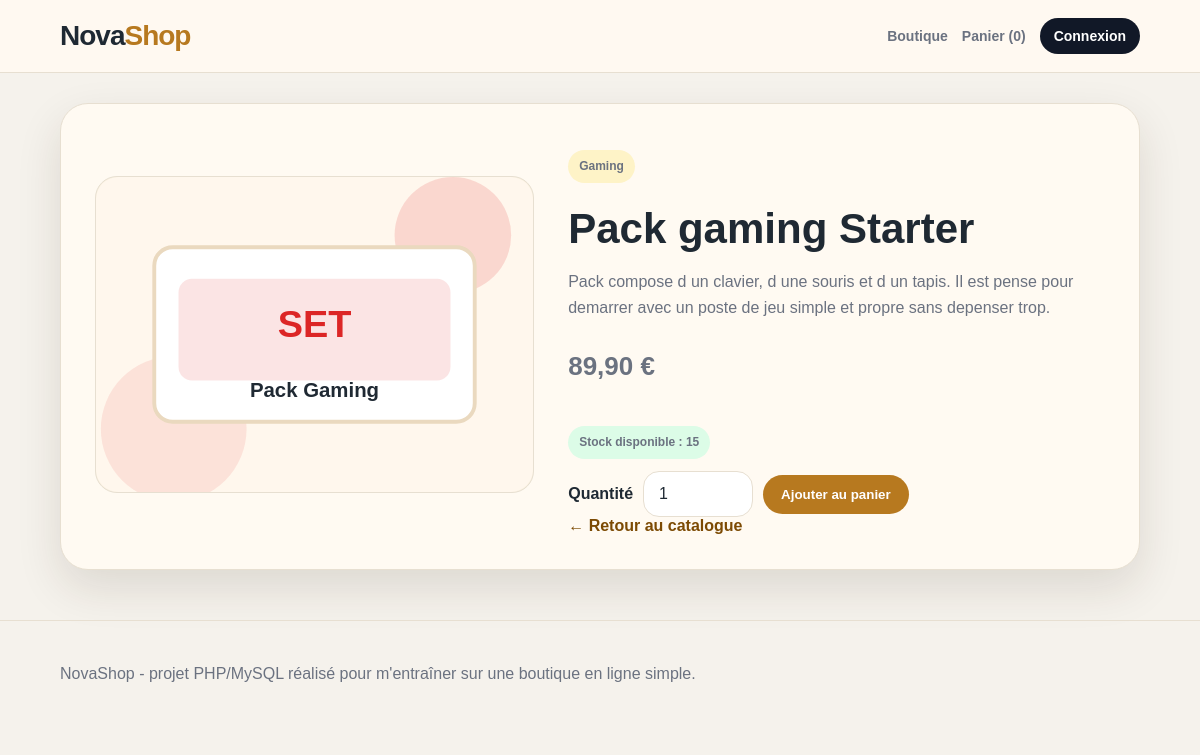
The app's page /produit.php?id=2, older data.
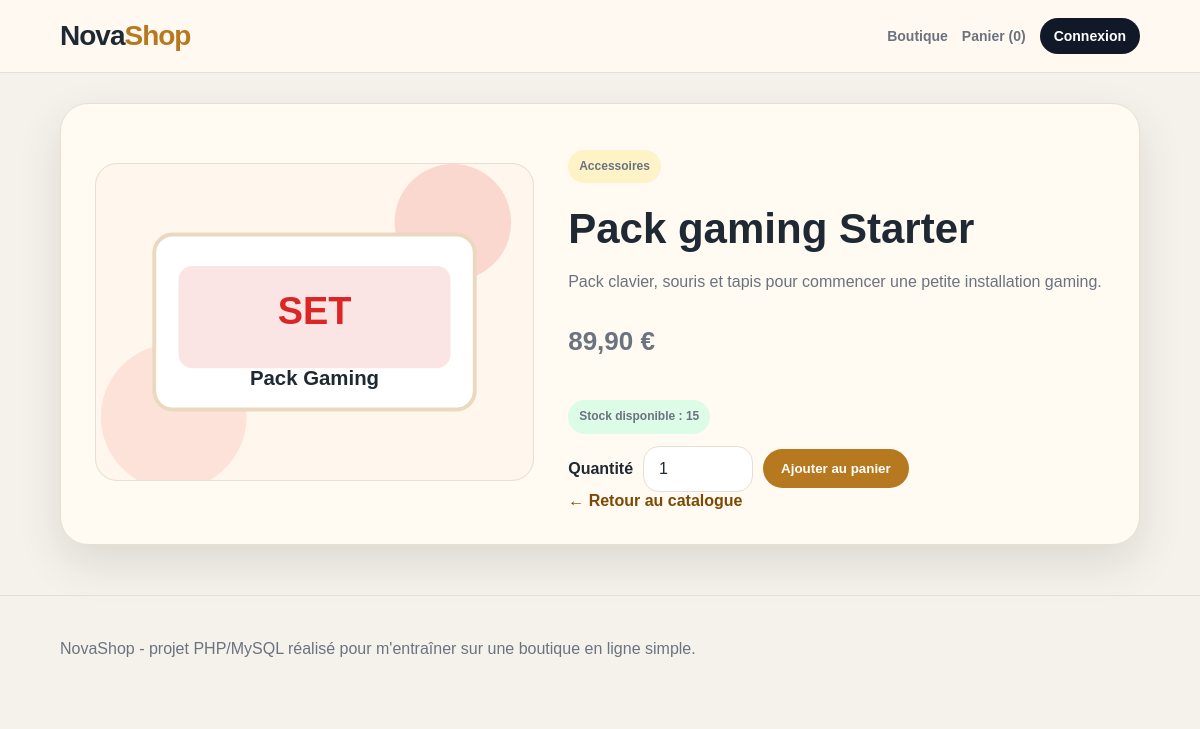
The same page, newer data.
### tables this page shows
CREATE TABLE produit (
    id_produit INT AUTO_INCREMENT PRIMARY KEY,
    nom VARCHAR(150) NOT NULL,
    description TEXT,
    prix DECIMAL(10,2) NOT NULL,
    stock INT NOT NULL DEFAULT 0,
    image VARCHAR(255) DEFAULT 'images/produit-defaut.svg',
    id_categorie INT,
    actif TINYINT(1) DEFAULT 1,
    FOREIGN KEY (id_categorie) REFERENCES categorie(id_categorie)
);

CREATE TABLE categorie (
    id_categorie INT AUTO_INCREMENT PRIMARY KEY,
    nom VARCHAR(100) NOT NULL
);

### connexion.php (called while the page is built, shortened)
<?php
function proteger($texte) {
    return htmlspecialchars($texte, ENT_QUOTES, 'UTF-8');
}
function afficher_prix($montant) {
    return number_format($montant, 2, ',', ' ') . ' €';
}
?>

### produit.php (the view, shortened to what this page needs)
<?php
require_once 'connexion.php';
$id = isset($_GET['id']) ? intval($_GET['id']) : 0;
$requete = $pdo->prepare("SELECT produit.*, categorie.nom AS nom_categorie
                         FROM produit
                         LEFT JOIN categorie ON produit.id_categorie = categorie.id_categorie
                         WHERE produit.id_produit = ? AND produit.actif = 1");
$requete->execute(array($id));
$produit = $requete->fetch(PDO::FETCH_ASSOC);
require_once 'header.php';
?>
<section class="bloc fiche-produit">
    <div class="image-fiche">
        <img src="<?php echo proteger($produit['image']); ?>" alt="<?php echo proteger($produit['nom']); ?>">
    </div>
    <div class="details-fiche">
        <p class="etiquette-categorie"><?php echo proteger($produit['nom_categorie']); ?></p>
        <h1><?php echo proteger($produit['nom']); ?></h1>
        <p><?php echo proteger($produit['description']); ?></p>
        <p class="gros-prix"><?php echo afficher_prix($produit['prix']); ?></p>
        <?php if ($produit['stock'] > 0) { ?>
            <p class="stock-ok">Stock disponible : <?php echo $produit['stock']; ?></p>
            <form method="post" action="panier.php" class="formulaire-ligne">
                <label>Quantité</label>
                <input type="number" name="quantite" min="1" max="<?php echo $produit['stock']; ?>" value="1">
                <button type="submit">Ajouter au panier</button>
            </form>
        <?php } else { ?>
            <p class="stock-vide">Ce produit est actuellement en rupture de stock.</p>
        <?php } ?>
        <a class="lien-retour" href="index.php">← Retour au catalogue</a>
    </div>
</section>
<?php require_once 'footer.php'; ?>

Row changes from the older to the newer data that the page shows:
changed produit "Pack gaming Starter": id_categorie.nom "Gaming" → "Accessoires"; description "Pack compose d un clavier, d une souris et d un tapis. Il est pense pour demarrer avec un poste de jeu simple et propre sans depenser trop." → "Pack clavier, souris et tapis pour commencer une petite installation gaming."
